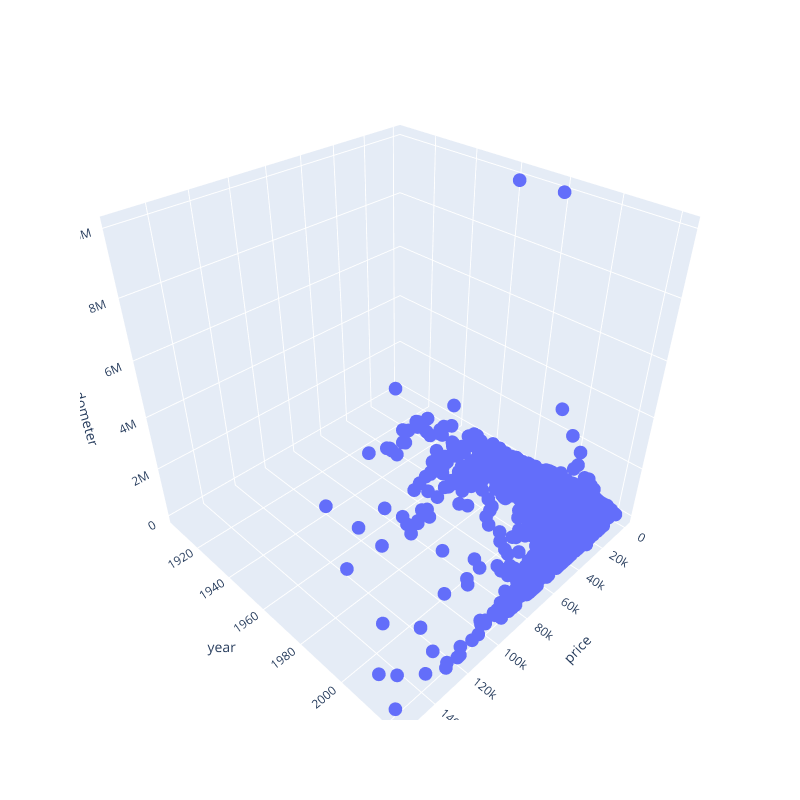

Notebook source saved alongside this figure:
### Code cell
fig = px.scatter_3d(autodf, x = "price", y = "year", z = "odometer") 
fig.update_layout(width=800, height=800)
fig.show()

### Figure 1 — Plotly figure (JSON) as saved in the notebook; plotly's stock layout.template omitted (floating-point values rounded to 4 significant figures; data arrays with more than 128 entries replaced by an {"elided": "..."} marker saying what was removed)
{"data": [{"hovertemplate": "price=%{x}<br>year=%{y}<br>odometer=%{z}<extra></extra>", "legendgroup": "", "marker": {"color": "#636efa", "symbol": "circle"}, "mode": "markers", "name": "", "scene": "scene", "showlegend": false, "type": "scatter3d", "x": {"elided": "32496 int values"}, "y": {"elided": "32496 float values"}, "z": {"elided": "32496 float values"}}], "layout": {"height": 800, "legend": {"tracegroupgap": 0}, "margin": {"t": 60}, "scene": {"domain": {"x": [0, 1], "y": [0, 1]}, "xaxis": {"title": {"text": "price"}}, "yaxis": {"title": {"text": "year"}}, "zaxis": {"title": {"text": "odometer"}}}, "width": 800}}
